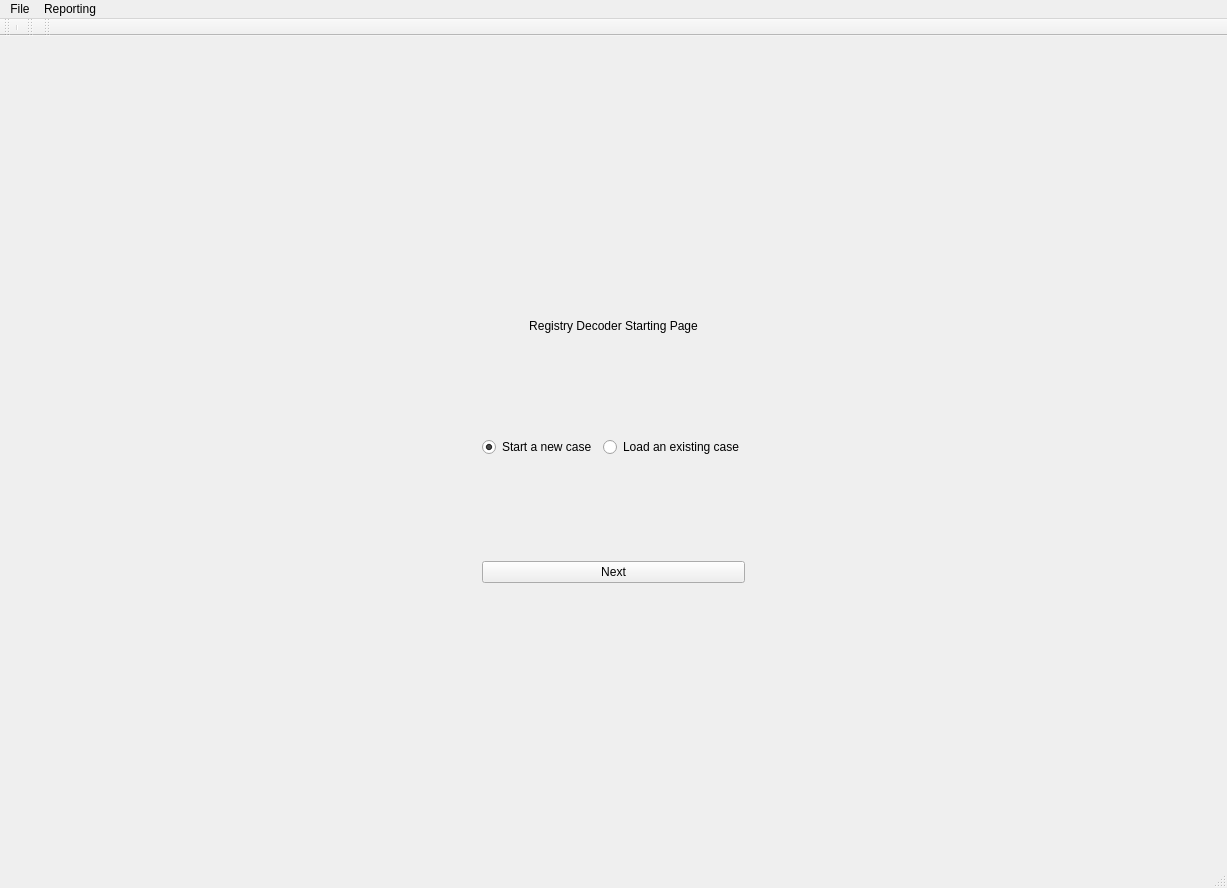
<?xml version="1.0" encoding="UTF-8"?>
<ui version="4.0">
 <class>registrydecoder</class>
 <widget class="QMainWindow" name="registrydecoder">
  <property name="geometry">
   <rect>
    <x>0</x>
    <y>0</y>
    <width>1227</width>
    <height>888</height>
   </rect>
  </property>
  <property name="sizePolicy">
   <sizepolicy hsizetype="Expanding" vsizetype="Expanding">
    <horstretch>0</horstretch>
    <verstretch>0</verstretch>
   </sizepolicy>
  </property>
  <property name="windowTitle">
   <string>Registry Decoder - Digital Forensics Solutions</string>
  </property>
  <widget class="QWidget" name="centralwidget">
   <layout class="QGridLayout" name="gridLayout_2">
    <item row="0" column="0">
     <widget class="QStackedWidget" name="stackedWidget">
      <property name="sizePolicy">
       <sizepolicy hsizetype="Expanding" vsizetype="Expanding">
        <horstretch>0</horstretch>
        <verstretch>0</verstretch>
       </sizepolicy>
      </property>
      <property name="currentIndex">
       <number>0</number>
      </property>
      <widget class="QWidget" name="page_4">
       <layout class="QGridLayout" name="gridLayout_10">
        <item row="0" column="1">
         <spacer name="verticalSpacer_7">
          <property name="orientation">
           <enum>Qt::Vertical</enum>
          </property>
          <property name="sizeHint" stdset="0">
           <size>
            <width>20</width>
            <height>253</height>
           </size>
          </property>
         </spacer>
        </item>
        <item row="1" column="0">
         <spacer name="horizontalSpacer_3">
          <property name="orientation">
           <enum>Qt::Horizontal</enum>
          </property>
          <property name="sizeHint" stdset="0">
           <size>
            <width>414</width>
            <height>20</height>
           </size>
          </property>
         </spacer>
        </item>
        <item row="1" column="1" colspan="2">
         <layout class="QGridLayout" name="gridLayout_9">
          <item row="0" column="0" colspan="2">
           <widget class="QLabel" name="label_8">
            <property name="text">
             <string>Registry Decoder Starting Page</string>
            </property>
            <property name="alignment">
             <set>Qt::AlignCenter</set>
            </property>
           </widget>
          </item>
          <item row="2" column="0">
           <widget class="QRadioButton" name="startnewcase">
            <property name="text">
             <string>Start a new case</string>
            </property>
            <property name="checked">
             <bool>true</bool>
            </property>
           </widget>
          </item>
          <item row="2" column="1">
           <widget class="QRadioButton" name="loadexisting">
            <property name="text">
             <string>Load an existing case</string>
            </property>
           </widget>
          </item>
          <item row="4" column="0" colspan="2">
           <widget class="QPushButton" name="startPageButton">
            <property name="text">
             <string>Next</string>
            </property>
           </widget>
          </item>
          <item row="3" column="0">
           <spacer name="verticalSpacer_5">
            <property name="orientation">
             <enum>Qt::Vertical</enum>
            </property>
            <property name="sizeHint" stdset="0">
             <size>
              <width>20</width>
              <height>40</height>
             </size>
            </property>
           </spacer>
          </item>
          <item row="1" column="0">
           <spacer name="verticalSpacer_6">
            <property name="orientation">
             <enum>Qt::Vertical</enum>
            </property>
            <property name="sizeHint" stdset="0">
             <size>
              <width>20</width>
              <height>40</height>
             </size>
            </property>
           </spacer>
          </item>
         </layout>
        </item>
        <item row="1" column="3">
         <spacer name="horizontalSpacer_4">
          <property name="orientation">
           <enum>Qt::Horizontal</enum>
          </property>
          <property name="sizeHint" stdset="0">
           <size>
            <width>414</width>
            <height>20</height>
           </size>
          </property>
         </spacer>
        </item>
        <item row="2" column="2">
         <spacer name="verticalSpacer_8">
          <property name="orientation">
           <enum>Qt::Vertical</enum>
          </property>
          <property name="sizeHint" stdset="0">
           <size>
            <width>20</width>
            <height>253</height>
           </size>
          </property>
         </spacer>
        </item>
       </layout>
      </widget>
      <widget class="QWidget" name="page_6">
       <layout class="QGridLayout" name="gridLayout_12">
        <item row="0" column="1">
         <spacer name="verticalSpacer_11">
          <property name="orientation">
           <enum>Qt::Vertical</enum>
          </property>
          <property name="sizeHint" stdset="0">
           <size>
            <width>20</width>
            <height>322</height>
           </size>
          </property>
         </spacer>
        </item>
        <item row="1" column="0">
         <spacer name="horizontalSpacer_5">
          <property name="orientation">
           <enum>Qt::Horizontal</enum>
          </property>
          <property name="sizeHint" stdset="0">
           <size>
            <width>407</width>
            <height>20</height>
           </size>
          </property>
         </spacer>
        </item>
        <item row="1" column="1">
         <layout class="QGridLayout" name="gridLayout_11">
          <item row="2" column="0" colspan="3">
           <widget class="QLineEdit" name="caseFolderInput"/>
          </item>
          <item row="4" column="0">
           <widget class="QPushButton" name="loadCaseButton">
            <property name="text">
             <string>Load Case</string>
            </property>
           </widget>
          </item>
          <item row="4" column="1">
           <widget class="QPushButton" name="goBackPushButton">
            <property name="text">
             <string>Back </string>
            </property>
           </widget>
          </item>
          <item row="3" column="2">
           <widget class="QPushButton" name="browseCaseButton">
            <property name="text">
             <string>Browse</string>
            </property>
           </widget>
          </item>
          <item row="1" column="0">
           <widget class="QLabel" name="label_10">
            <property name="text">
             <string>Choose case directory</string>
            </property>
           </widget>
          </item>
         </layout>
        </item>
        <item row="1" column="2">
         <spacer name="horizontalSpacer_6">
          <property name="orientation">
           <enum>Qt::Horizontal</enum>
          </property>
          <property name="sizeHint" stdset="0">
           <size>
            <width>407</width>
            <height>20</height>
           </size>
          </property>
         </spacer>
        </item>
        <item row="2" column="1">
         <spacer name="verticalSpacer_12">
          <property name="orientation">
           <enum>Qt::Vertical</enum>
          </property>
          <property name="sizeHint" stdset="0">
           <size>
            <width>20</width>
            <height>321</height>
           </size>
          </property>
         </spacer>
        </item>
       </layout>
      </widget>
      <widget class="QWidget" name="page">
       <layout class="QGridLayout" name="gridLayout_14">
        <item row="0" column="1">
         <spacer name="verticalSpacer_9">
          <property name="orientation">
           <enum>Qt::Vertical</enum>
          </property>
          <property name="sizeHint" stdset="0">
           <size>
            <width>20</width>
            <height>168</height>
           </size>
          </property>
         </spacer>
        </item>
        <item row="1" column="0">
         <spacer name="horizontalSpacer_7">
          <property name="orientation">
           <enum>Qt::Horizontal</enum>
          </property>
          <property name="sizeHint" stdset="0">
           <size>
            <width>386</width>
            <height>20</height>
           </size>
          </property>
         </spacer>
        </item>
        <item row="1" column="1">
         <layout class="QGridLayout" name="gridLayout_13">
          <item row="0" column="0">
           <layout class="QVBoxLayout" name="verticalLayout">
            <item>
             <widget class="QLabel" name="label">
              <property name="text">
               <string>Case Name</string>
              </property>
             </widget>
            </item>
            <item>
             <widget class="QLabel" name="label_2">
              <property name="text">
               <string>Case Number</string>
              </property>
             </widget>
            </item>
            <item>
             <widget class="QLabel" name="label_3">
              <property name="text">
               <string>Investigator Name</string>
              </property>
             </widget>
            </item>
            <item>
             <widget class="QLabel" name="label_4">
              <property name="text">
               <string>Comments</string>
              </property>
             </widget>
            </item>
            <item>
             <widget class="QLabel" name="label_6">
              <property name="text">
               <string>Case Directory</string>
              </property>
             </widget>
            </item>
           </layout>
          </item>
          <item row="0" column="1" colspan="2">
           <layout class="QGridLayout" name="gridLayout_7">
            <item row="0" column="0">
             <widget class="QLineEdit" name="casename">
              <property name="maximumSize">
               <size>
                <width>250</width>
                <height>100</height>
               </size>
              </property>
             </widget>
            </item>
            <item row="2" column="0">
             <widget class="QLineEdit" name="casenumber">
              <property name="maximumSize">
               <size>
                <width>250</width>
                <height>100</height>
               </size>
              </property>
             </widget>
            </item>
            <item row="4" column="0">
             <widget class="QLineEdit" name="investigatorname">
              <property name="maximumSize">
               <size>
                <width>250</width>
                <height>100</height>
               </size>
              </property>
             </widget>
            </item>
            <item row="6" column="0">
             <widget class="QLineEdit" name="comments">
              <property name="maximumSize">
               <size>
                <width>250</width>
                <height>100</height>
               </size>
              </property>
             </widget>
            </item>
            <item row="8" column="0">
             <widget class="QLineEdit" name="caseDirectoryInput">
              <property name="maximumSize">
               <size>
                <width>250</width>
                <height>100</height>
               </size>
              </property>
             </widget>
            </item>
            <item row="1" column="0">
             <spacer name="verticalSpacer">
              <property name="orientation">
               <enum>Qt::Vertical</enum>
              </property>
              <property name="sizeHint" stdset="0">
               <size>
                <width>20</width>
                <height>40</height>
               </size>
              </property>
             </spacer>
            </item>
            <item row="3" column="0">
             <spacer name="verticalSpacer_2">
              <property name="orientation">
               <enum>Qt::Vertical</enum>
              </property>
              <property name="sizeHint" stdset="0">
               <size>
                <width>20</width>
                <height>40</height>
               </size>
              </property>
             </spacer>
            </item>
            <item row="5" column="0">
             <spacer name="verticalSpacer_3">
              <property name="orientation">
               <enum>Qt::Vertical</enum>
              </property>
              <property name="sizeHint" stdset="0">
               <size>
                <width>20</width>
                <height>40</height>
               </size>
              </property>
             </spacer>
            </item>
            <item row="7" column="0">
             <spacer name="verticalSpacer_4">
              <property name="orientation">
               <enum>Qt::Vertical</enum>
              </property>
              <property name="sizeHint" stdset="0">
               <size>
                <width>20</width>
                <height>40</height>
               </size>
              </property>
             </spacer>
            </item>
            <item row="8" column="1">
             <widget class="QPushButton" name="BrowseCreateCase">
              <property name="text">
               <string>Browse</string>
              </property>
             </widget>
            </item>
           </layout>
          </item>
          <item row="2" column="1">
           <widget class="QPushButton" name="caseInformationButton">
            <property name="maximumSize">
             <size>
              <width>250</width>
              <height>250</height>
             </size>
            </property>
            <property name="text">
             <string>Create Case</string>
            </property>
           </widget>
          </item>
          <item row="2" column="2">
           <widget class="QPushButton" name="goBackPushButton2">
            <property name="text">
             <string>Cancel</string>
            </property>
           </widget>
          </item>
          <item row="1" column="1">
           <spacer name="verticalSpacer_13">
            <property name="orientation">
             <enum>Qt::Vertical</enum>
            </property>
            <property name="sizeHint" stdset="0">
             <size>
              <width>20</width>
              <height>40</height>
             </size>
            </property>
           </spacer>
          </item>
         </layout>
        </item>
        <item row="1" column="2">
         <spacer name="horizontalSpacer_8">
          <property name="orientation">
           <enum>Qt::Horizontal</enum>
          </property>
          <property name="sizeHint" stdset="0">
           <size>
            <width>386</width>
            <height>20</height>
           </size>
          </property>
         </spacer>
        </item>
        <item row="2" column="1">
         <spacer name="verticalSpacer_10">
          <property name="orientation">
           <enum>Qt::Vertical</enum>
          </property>
          <property name="sizeHint" stdset="0">
           <size>
            <width>20</width>
            <height>167</height>
           </size>
          </property>
         </spacer>
        </item>
       </layout>
      </widget>
      <widget class="QWidget" name="add_evidence_page">
       <layout class="QGridLayout" name="gridLayout_16">
        <item row="0" column="0">
         <layout class="QGridLayout" name="gridLayout_15">
          <property name="spacing">
           <number>30</number>
          </property>
          <item row="0" column="0" colspan="4">
           <widget class="QTableWidget" name="evidenceTable"/>
          </item>
          <item row="1" column="0">
           <widget class="QLabel" name="label_7">
            <property name="text">
             <string>Registry Types (Disk Images Only):</string>
            </property>
           </widget>
          </item>
          <item row="1" column="1">
           <widget class="QCheckBox" name="currentCheckBox">
            <property name="text">
             <string>Current</string>
            </property>
            <property name="checked">
             <bool>true</bool>
            </property>
           </widget>
          </item>
          <item row="1" column="2" colspan="2">
           <widget class="QCheckBox" name="backupCheckBox">
            <property name="text">
             <string>Backups (System Restore)</string>
            </property>
            <property name="checked">
             <bool>true</bool>
            </property>
           </widget>
          </item>
          <item row="2" column="0" colspan="4">
           <spacer name="horizontalSpacer_11">
            <property name="orientation">
             <enum>Qt::Horizontal</enum>
            </property>
            <property name="sizeHint" stdset="0">
             <size>
              <width>40</width>
              <height>20</height>
             </size>
            </property>
           </spacer>
          </item>
          <item row="5" column="0">
           <widget class="QPushButton" name="addEvidenceButton">
            <property name="text">
             <string>Add Evidence</string>
            </property>
           </widget>
          </item>
          <item row="5" column="3">
           <widget class="QPushButton" name="doneEvidenceButton">
            <property name="text">
             <string>Next</string>
            </property>
           </widget>
          </item>
          <item row="5" column="1">
           <widget class="QPushButton" name="removeEvidenceButton">
            <property name="text">
             <string>Remove Evidence</string>
            </property>
           </widget>
          </item>
         </layout>
        </item>
       </layout>
      </widget>
      <widget class="QWidget" name="case_summary_page">
       <layout class="QGridLayout" name="gridLayout_18">
        <item row="0" column="0">
         <layout class="QGridLayout" name="gridLayout_17">
          <item row="0" column="0">
           <widget class="QLabel" name="label_5">
            <property name="text">
             <string>Case Summary</string>
            </property>
           </widget>
          </item>
          <item row="1" column="0" colspan="3">
           <widget class="QLabel" name="summaryLabel">
            <property name="text">
             <string/>
            </property>
            <property name="alignment">
             <set>Qt::AlignLeading|Qt::AlignLeft|Qt::AlignTop</set>
            </property>
            <property name="wordWrap">
             <bool>true</bool>
            </property>
           </widget>
          </item>
          <item row="2" column="1">
           <widget class="QPushButton" name="startProcessingButton">
            <property name="text">
             <string>Start Processing</string>
            </property>
           </widget>
          </item>
          <item row="2" column="2">
           <widget class="QPushButton" name="backToAddEvidenceButton">
            <property name="text">
             <string>Back</string>
            </property>
           </widget>
          </item>
         </layout>
        </item>
       </layout>
      </widget>
      <widget class="QWidget" name="page_7">
       <widget class="QLabel" name="progressLabel">
        <property name="geometry">
         <rect>
          <x>10</x>
          <y>30</y>
          <width>1141</width>
          <height>751</height>
         </rect>
        </property>
        <property name="text">
         <string/>
        </property>
        <property name="alignment">
         <set>Qt::AlignCenter</set>
        </property>
       </widget>
      </widget>
      <widget class="QWidget" name="analysis_page">
       <layout class="QGridLayout" name="gridLayout_3">
        <item row="0" column="1">
         <widget class="QTabWidget" name="analysisTabWidget">
          <property name="enabled">
           <bool>true</bool>
          </property>
          <property name="sizePolicy">
           <sizepolicy hsizetype="Expanding" vsizetype="Expanding">
            <horstretch>100</horstretch>
            <verstretch>100</verstretch>
           </sizepolicy>
          </property>
          <property name="currentIndex">
           <number>0</number>
          </property>
          <property name="tabsClosable">
           <bool>true</bool>
          </property>
          <widget class="QWidget" name="FileViewTab">
           <attribute name="title">
            <string>File View</string>
           </attribute>
           <layout class="QGridLayout" name="gridLayout_4">
            <item row="0" column="0">
             <widget class="QTreeWidget" name="fileTreeWidget">
              <property name="selectionMode">
               <enum>QAbstractItemView::ExtendedSelection</enum>
              </property>
              <property name="columnCount">
               <number>1</number>
              </property>
              <column>
               <property name="text">
                <string>Registry Files</string>
               </property>
              </column>
             </widget>
            </item>
            <item row="1" column="0">
             <widget class="QPushButton" name="treeViewPushButton">
              <property name="text">
               <string>View</string>
              </property>
             </widget>
            </item>
           </layout>
          </widget>
          <widget class="QWidget" name="SearchTab">
           <attribute name="title">
            <string>Search</string>
           </attribute>
           <layout class="QGridLayout" name="gridLayout_21">
            <item row="0" column="0">
             <layout class="QGridLayout" name="gridLayout_20">
              <item row="0" column="0" rowspan="3">
               <layout class="QGridLayout" name="gridLayout_8">
                <item row="0" column="0">
                 <widget class="QTreeWidget" name="searchTreeWidget">
                  <property name="selectionMode">
                   <enum>QAbstractItemView::ExtendedSelection</enum>
                  </property>
                  <column>
                   <property name="text">
                    <string>Registry Files</string>
                   </property>
                  </column>
                 </widget>
                </item>
                <item row="1" column="0">
                 <widget class="QTreeWidget" name="searchDiffTreeWidget">
                  <column>
                   <property name="text">
                    <string>Compare File</string>
                   </property>
                  </column>
                 </widget>
                </item>
               </layout>
              </item>
              <item row="0" column="1">
               <spacer name="horizontalSpacer_15">
                <property name="orientation">
                 <enum>Qt::Horizontal</enum>
                </property>
                <property name="sizeHint" stdset="0">
                 <size>
                  <width>208</width>
                  <height>20</height>
                 </size>
                </property>
               </spacer>
              </item>
              <item row="1" column="1">
               <layout class="QGridLayout" name="gridLayout_6">
                <item row="14" column="2">
                 <widget class="QLabel" name="label_13">
                  <property name="text">
                   <string>End Date</string>
                  </property>
                  <property name="alignment">
                   <set>Qt::AlignLeading|Qt::AlignLeft|Qt::AlignVCenter</set>
                  </property>
                 </widget>
                </item>
                <item row="17" column="1">
                 <widget class="QPushButton" name="searchPushButton">
                  <property name="text">
                   <string>Search</string>
                  </property>
                 </widget>
                </item>
                <item row="14" column="1">
                 <widget class="QLabel" name="label_12">
                  <property name="text">
                   <string>Start Date</string>
                  </property>
                  <property name="alignment">
                   <set>Qt::AlignLeading|Qt::AlignLeft|Qt::AlignVCenter</set>
                  </property>
                 </widget>
                </item>
                <item row="14" column="0">
                 <widget class="QLabel" name="label_14">
                  <property name="text">
                   <string/>
                  </property>
                  <property name="alignment">
                   <set>Qt::AlignCenter</set>
                  </property>
                 </widget>
                </item>
                <item row="11" column="2">
                 <widget class="QRadioButton" name="partialSearchRadioButton">
                  <property name="text">
                   <string>Partial Search</string>
                  </property>
                 </widget>
                </item>
                <item row="11" column="0">
                 <widget class="QRadioButton" name="exactSearchRadioButton">
                  <property name="text">
                   <string>Exact Search</string>
                  </property>
                  <property name="checked">
                   <bool>true</bool>
                  </property>
                 </widget>
                </item>
                <item row="12" column="0">
                 <widget class="QCheckBox" name="searchKeysCheckBox">
                  <property name="text">
                   <string>Keys</string>
                  </property>
                  <property name="checked">
                   <bool>true</bool>
                  </property>
                 </widget>
                </item>
                <item row="12" column="1">
                 <widget class="QCheckBox" name="searchNamesCheckBox">
                  <property name="text">
                   <string>Names</string>
                  </property>
                  <property name="checked">
                   <bool>true</bool>
                  </property>
                 </widget>
                </item>
                <item row="12" column="2">
                 <widget class="QCheckBox" name="searchDataCheckBox">
                  <property name="text">
                   <string>Data</string>
                  </property>
                  <property name="checked">
                   <bool>true</bool>
                  </property>
                 </widget>
                </item>
                <item row="4" column="0" colspan="3">
                 <widget class="QLabel" name="label_15">
                  <property name="text">
                   <string>Search Terms (File)</string>
                  </property>
                  <property name="alignment">
                   <set>Qt::AlignCenter</set>
                  </property>
                 </widget>
                </item>
                <item row="2" column="0" colspan="3">
                 <widget class="QLineEdit" name="searchLineEdit"/>
                </item>
                <item row="8" column="2">
                 <widget class="QPushButton" name="searchTermsPushButton">
                  <property name="text">
                   <string>Browse</string>
                  </property>
                 </widget>
                </item>
                <item row="8" column="0" colspan="2">
                 <widget class="QLineEdit" name="searchTermsLineEdit"/>
                </item>
                <item row="9" column="0" colspan="3">
                 <spacer name="horizontalSpacer_9">
                  <property name="orientation">
                   <enum>Qt::Horizontal</enum>
                  </property>
                  <property name="sizeHint" stdset="0">
                   <size>
                    <width>40</width>
                    <height>20</height>
                   </size>
                  </property>
                 </spacer>
                </item>
                <item row="3" column="0" colspan="3">
                 <spacer name="horizontalSpacer_10">
                  <property name="orientation">
                   <enum>Qt::Horizontal</enum>
                  </property>
                  <property name="sizeHint" stdset="0">
                   <size>
                    <width>40</width>
                    <height>20</height>
                   </size>
                  </property>
                 </spacer>
                </item>
                <item row="10" column="0" colspan="3">
                 <spacer name="horizontalSpacer_12">
                  <property name="orientation">
                   <enum>Qt::Horizontal</enum>
                  </property>
                  <property name="sizeHint" stdset="0">
                   <size>
                    <width>40</width>
                    <height>20</height>
                   </size>
                  </property>
                 </spacer>
                </item>
                <item row="15" column="0">
                 <widget class="QLabel" name="label_16">
                  <property name="text">
                   <string>Filter (mm/dd/yyyy)</string>
                  </property>
                 </widget>
                </item>
                <item row="15" column="1">
                 <widget class="QLineEdit" name="searchStartDateLineEdit"/>
                </item>
                <item row="15" column="2">
                 <widget class="QLineEdit" name="searchEndDateLlineEdit"/>
                </item>
                <item row="13" column="0" colspan="3">
                 <spacer name="horizontalSpacer_13">
                  <property name="orientation">
                   <enum>Qt::Horizontal</enum>
                  </property>
                  <property name="sizeHint" stdset="0">
                   <size>
                    <width>40</width>
                    <height>20</height>
                   </size>
                  </property>
                 </spacer>
                </item>
                <item row="16" column="0" colspan="3">
                 <spacer name="horizontalSpacer_14">
                  <property name="orientation">
                   <enum>Qt::Horizontal</enum>
                  </property>
                  <property name="sizeHint" stdset="0">
                   <size>
                    <width>40</width>
                    <height>20</height>
                   </size>
                  </property>
                 </spacer>
                </item>
                <item row="17" column="0">
                 <widget class="QCheckBox" name="performSearchDiffCheckBox">
                  <property name="text">
                   <string>Perform Diff</string>
                  </property>
                 </widget>
                </item>
                <item row="1" column="0" colspan="3">
                 <widget class="QLabel" name="searchTermLabel">
                  <property name="font">
                   <font>
                    <family>Bitstream Charter</family>
                    <pointsize>12</pointsize>
                   </font>
                  </property>
                  <property name="text">
                   <string>Search Term</string>
                  </property>
                  <property name="alignment">
                   <set>Qt::AlignCenter</set>
                  </property>
                 </widget>
                </item>
                <item row="0" column="0" colspan="3">
                 <spacer name="horizontalSpacer">
                  <property name="orientation">
                   <enum>Qt::Horizontal</enum>
                  </property>
                  <property name="sizeHint" stdset="0">
                   <size>
                    <width>40</width>
                    <height>20</height>
                   </size>
                  </property>
                 </spacer>
                </item>
                <item row="18" column="0" colspan="3">
                 <spacer name="horizontalSpacer_2">
                  <property name="orientation">
                   <enum>Qt::Horizontal</enum>
                  </property>
                  <property name="sizeHint" stdset="0">
                   <size>
                    <width>40</width>
                    <height>20</height>
                   </size>
                  </property>
                 </spacer>
                </item>
               </layout>
              </item>
              <item row="2" column="1">
               <spacer name="horizontalSpacer_16">
                <property name="orientation">
                 <enum>Qt::Horizontal</enum>
                </property>
                <property name="sizeHint" stdset="0">
                 <size>
                  <width>368</width>
                  <height>20</height>
                 </size>
                </property>
               </spacer>
              </item>
             </layout>
            </item>
           </layout>
          </widget>
          <widget class="QWidget" name="PluginsTab">
           <attribute name="title">
            <string>Plugins</string>
           </attribute>
           <layout class="QGridLayout" name="gridLayout_22">
            <item row="0" column="0">
             <layout class="QGridLayout" name="gridLayout_19">
              <item row="0" column="0">
               <layout class="QGridLayout" name="gridLayout_5">
                <item row="2" column="0">
                 <widget class="QTreeWidget" name="pluginDiffTreeWidget">
                  <column>
                   <property name="text">
                    <string>Compare File</string>
                   </property>
                  </column>
                 </widget>
                </item>
                <item row="1" column="0">
                 <widget class="QTreeWidget" name="pluginFilestreeWidget">
                  <property name="selectionMode">
                   <enum>QAbstractItemView::ExtendedSelection</enum>
                  </property>
                  <column>
                   <property name="text">
                    <string>Registry Files</string>
                   </property>
                  </column>
                 </widget>
                </item>
               </layout>
              </item>
              <item row="0" column="1">
               <layout class="QGridLayout" name="gridLayout">
                <item row="0" column="0" colspan="2">
                 <widget class="QLabel" name="label_9">
                  <property name="minimumSize">
                   <size>
                    <width>150</width>
                    <height>0</height>
                   </size>
                  </property>
                  <property name="text">
                   <string>Filter By Hive Type</string>
                  </property>
                  <property name="alignment">
                   <set>Qt::AlignBottom|Qt::AlignHCenter</set>
                  </property>
                  <property name="margin">
                   <number>10</number>
                  </property>
                 </widget>
                </item>
                <item row="1" column="0" colspan="2">
                 <widget class="QComboBox" name="hiveComboBox">
                  <property name="minimumSize">
                   <size>
                    <width>300</width>
                    <height>0</height>
                   </size>
                  </property>
                 </widget>
                </item>
                <item row="2" column="0" colspan="2">
                 <widget class="QLabel" name="label_11">
                  <property name="minimumSize">
                   <size>
                    <width>150</width>
                    <height>0</height>
                   </size>
                  </property>
                  <property name="text">
                   <string>Plugins</string>
                  </property>
                  <property name="alignment">
                   <set>Qt::AlignBottom|Qt::AlignHCenter</set>
                  </property>
                  <property name="margin">
                   <number>10</number>
                  </property>
                 </widget>
                </item>
                <item row="3" column="0" colspan="2">
                 <widget class="QListWidget" name="pluginListWidget">
                  <property name="selectionMode">
                   <enum>QAbstractItemView::ExtendedSelection</enum>
                  </property>
                 </widget>
                </item>
                <item row="4" column="0">
                 <widget class="QCheckBox" name="pluginDiffCheckBox">
                  <property name="text">
                   <string>Perform Diff</string>
                  </property>
                 </widget>
                </item>
                <item row="4" column="1">
                 <widget class="QPushButton" name="runPluginButton">
                  <property name="minimumSize">
                   <size>
                    <width>300</width>
                    <height>0</height>
                   </size>
                  </property>
                  <property name="text">
                   <string>Run Plugin(s)</string>
                  </property>
                 </widget>
                </item>
               </layout>
              </item>
             </layout>
            </item>
           </layout>
          </widget>
          <widget class="QWidget" name="pathAnalysisTab">
           <attribute name="title">
            <string>Path Analysis</string>
           </attribute>
           <layout class="QGridLayout" name="gridLayout_25">
            <item row="0" column="0">
             <layout class="QGridLayout" name="gridLayout_24">
              <item row="0" column="0" rowspan="3">
               <widget class="QTreeWidget" name="pathAnalysisTreeWidget">
                <column>
                 <property name="text">
                  <string>Registry Files</string>
                 </property>
                </column>
               </widget>
              </item>
              <item row="0" column="1">
               <spacer name="horizontalSpacer_19">
                <property name="orientation">
                 <enum>Qt::Horizontal</enum>
                </property>
                <property name="sizeHint" stdset="0">
                 <size>
                  <width>538</width>
                  <height>20</height>
                 </size>
                </property>
               </spacer>
              </item>
              <item row="1" column="1">
               <layout class="QGridLayout" name="gridLayout_23">
                <item row="0" column="0" colspan="5">
                 <widget class="QLabel" name="label_17">
                  <property name="text">
                   <string>Path</string>
                  </property>
                  <property name="alignment">
                   <set>Qt::AlignCenter</set>
                  </property>
                 </widget>
                </item>
                <item row="1" column="0" colspan="5">
                 <widget class="QLineEdit" name="pathLineEdit"/>
                </item>
                <item row="2" column="0" colspan="5">
                 <widget class="QLabel" name="label_22">
                  <property name="text">
                   <string>Paths (File)</string>
                  </property>
                  <property name="alignment">
                   <set>Qt::AlignCenter</set>
                  </property>
                 </widget>
                </item>
                <item row="3" column="0" colspan="4">
                 <widget class="QLineEdit" name="pathTermsLineEdit">
                  <property name="text">
                   <string/>
                  </property>
                 </widget>
                </item>
                <item row="3" column="4">
                 <widget class="QPushButton" name="pathTermsPushButton">
                  <property name="text">
                   <string>Browse</string>
                  </property>
                 </widget>
                </item>
                <item row="5" column="1" colspan="2">
                 <widget class="QLabel" name="label_19">
                  <property name="text">
                   <string>Start Date</string>
                  </property>
                  <property name="alignment">
                   <set>Qt::AlignLeading|Qt::AlignLeft|Qt::AlignVCenter</set>
                  </property>
                 </widget>
                </item>
                <item row="5" column="3" colspan="2">
                 <widget class="QLabel" name="label_21">
                  <property name="text">
                   <string>End Date</string>
                  </property>
                  <property name="alignment">
                   <set>Qt::AlignLeading|Qt::AlignLeft|Qt::AlignVCenter</set>
                  </property>
                 </widget>
                </item>
                <item row="6" column="0">
                 <widget class="QLabel" name="label_20">
                  <property name="text">
                   <string>Filter (mm/dd/yyyy)</string>
                  </property>
                 </widget>
                </item>
                <item row="6" column="1" colspan="2">
                 <widget class="QLineEdit" name="pathStartDateLineEdit"/>
                </item>
                <item row="6" column="3" colspan="2">
                 <widget class="QLineEdit" name="pathEndDateLlineEdit"/>
                </item>
                <item row="8" column="0" colspan="2">
                 <widget class="QCheckBox" name="pathValuesCheckBox">
                  <property name="text">
                   <string>Include Values</string>
                  </property>
                  <property name="checked">
                   <bool>true</bool>
                  </property>
                 </widget>
                </item>
                <item row="8" column="2" colspan="2">
                 <widget class="QPushButton" name="pathPushButton">
                  <property name="text">
                   <string>Find Path</string>
                  </property>
                 </widget>
                </item>
                <item row="7" column="0" colspan="5">
                 <spacer name="horizontalSpacer_17">
                  <property name="orientation">
                   <enum>Qt::Horizontal</enum>
                  </property>
                  <property name="sizeHint" stdset="0">
                   <size>
                    <width>40</width>
                    <height>20</height>
                   </size>
                  </property>
                 </spacer>
                </item>
                <item row="4" column="0" colspan="5">
                 <spacer name="horizontalSpacer_18">
                  <property name="orientation">
                   <enum>Qt::Horizontal</enum>
                  </property>
                  <property name="sizeHint" stdset="0">
                   <size>
                    <width>40</width>
                    <height>20</height>
                   </size>
                  </property>
                 </spacer>
                </item>
               </layout>
              </item>
              <item row="2" column="1">
               <spacer name="horizontalSpacer_20">
                <property name="orientation">
                 <enum>Qt::Horizontal</enum>
                </property>
                <property name="sizeHint" stdset="0">
                 <size>
                  <width>538</width>
                  <height>20</height>
                 </size>
                </property>
               </spacer>
              </item>
             </layout>
            </item>
           </layout>
          </widget>
         </widget>
        </item>
       </layout>
      </widget>
     </widget>
    </item>
   </layout>
  </widget>
  <widget class="QToolBar" name="toolBar_1">
   <property name="windowTitle">
    <string>File</string>
   </property>
   <property name="toolButtonStyle">
    <enum>Qt::ToolButtonTextOnly</enum>
   </property>
   <attribute name="toolBarArea">
    <enum>TopToolBarArea</enum>
   </attribute>
   <attribute name="toolBarBreak">
    <bool>false</bool>
   </attribute>
   <addaction name="separator"/>
  </widget>
  <widget class="QToolBar" name="toolBar_2">
   <property name="windowTitle">
    <string>toolBar_2</string>
   </property>
   <attribute name="toolBarArea">
    <enum>TopToolBarArea</enum>
   </attribute>
   <attribute name="toolBarBreak">
    <bool>false</bool>
   </attribute>
  </widget>
  <widget class="QToolBar" name="toolBar_3">
   <property name="windowTitle">
    <string>toolBar_3</string>
   </property>
   <attribute name="toolBarArea">
    <enum>TopToolBarArea</enum>
   </attribute>
   <attribute name="toolBarBreak">
    <bool>false</bool>
   </attribute>
  </widget>
  <widget class="QStatusBar" name="statusbar"/>
  <widget class="QMenuBar" name="menuBar">
   <property name="geometry">
    <rect>
     <x>0</x>
     <y>0</y>
     <width>1227</width>
     <height>25</height>
    </rect>
   </property>
   <widget class="QMenu" name="FileMenu">
    <property name="title">
     <string>File</string>
    </property>
    <addaction name="actionBackup_Case"/>
    <addaction name="actionClose_Case_2"/>
    <addaction name="actionExit"/>
   </widget>
   <widget class="QMenu" name="menuActions">
    <property name="title">
     <string>Reporting</string>
    </property>
    <addaction name="actionExport_Plugins"/>
    <addaction name="actionExport_Searches"/>
    <addaction name="actionExport_Plugins_and_Searches"/>
   </widget>
   <addaction name="FileMenu"/>
   <addaction name="menuActions"/>
  </widget>
  <action name="actionOpen_Case">
   <property name="text">
    <string>Open Case</string>
   </property>
  </action>
  <action name="actionSave_Case">
   <property name="text">
    <string>Save Case</string>
   </property>
  </action>
  <action name="actionClose_Case">
   <property name="text">
    <string>Close Case</string>
   </property>
  </action>
  <action name="actionExit">
   <property name="text">
    <string>Exit</string>
   </property>
  </action>
  <action name="actionView">
   <property name="text">
    <string>View</string>
   </property>
  </action>
  <action name="actionExport_Plugins">
   <property name="text">
    <string>Export Plugins</string>
   </property>
  </action>
  <action name="actionExport_Searches">
   <property name="text">
    <string>Export Searches</string>
   </property>
  </action>
  <action name="actionBackup_Case">
   <property name="text">
    <string>Backup Case</string>
   </property>
  </action>
  <action name="actionExport_Plugins_and_Searches">
   <property name="text">
    <string>Export Plugins and Searches</string>
   </property>
  </action>
  <action name="actionClose_Case_2">
   <property name="text">
    <string>Close Case</string>
   </property>
  </action>
 </widget>
 <resources/>
 <connections/>
</ui>
